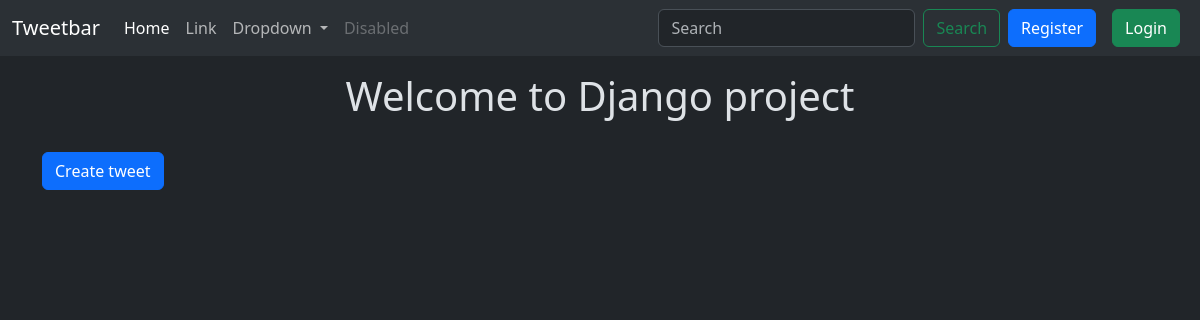
The page /tweet/ on the database as committed earlier.
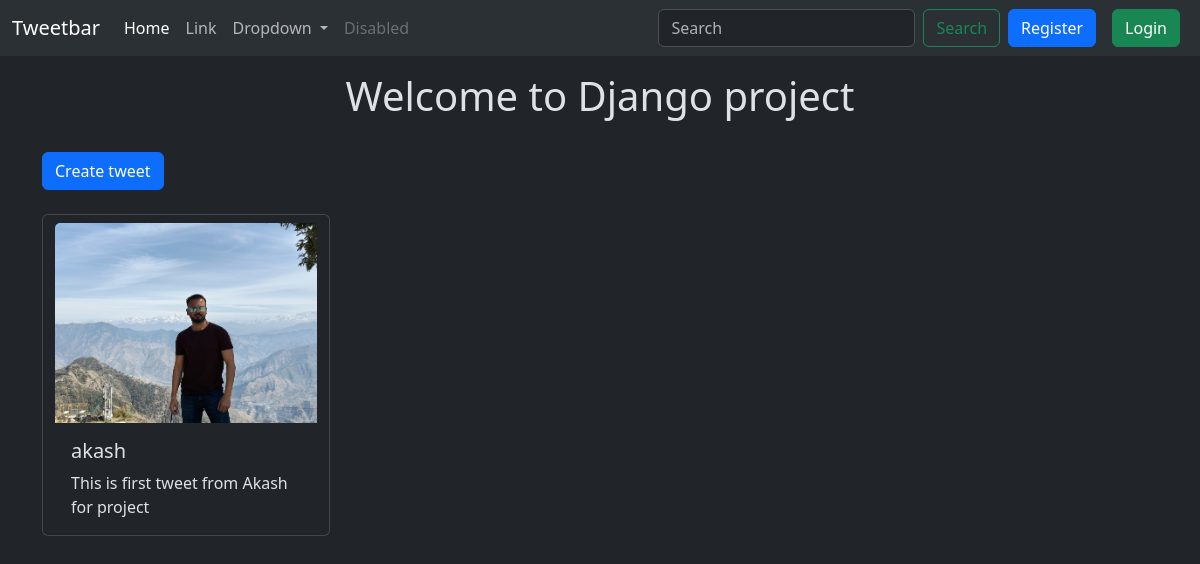
The same page on the database as committed later.
### tweet/models.py (models this page shows, shortened)
class Tweet(models.Model):
    user = models.ForeignKey(User, on_delete=models.CASCADE)
    text = models.TextField(max_length=240)
    photo = models.ImageField(upload_to='photos/', blank=True, null=True)
    created_at = models.DateTimeField(auto_now_add=True)
    updated_at = models.DateTimeField(auto_now=True)

### tweet/views.py (the view)
# urls.py: path('', views.tweet_list, name = 'tweet_list'),
def tweet_list(request):
    query = request.GET.get('q')
    if query:
        tweets = Tweet.objects.filter(user__username__icontains=query)
    else:
        tweets = Tweet.objects.all().order_by('-created_at')
    return render(request, 'tweet_list.html', {'tweets': tweets})

### tweet/templates/tweet_list.html (shortened to what this page needs)
{% extends "layout.html" %}
{% block content %}
<h1 class="text-center  mt-3">Welcome to Django project</h1>
<a href="{% url "create_tweet" %}" class="btn btn-primary mt-4">Create tweet</a>
<div class="container row gap-3 mt-4 bt-2">
    {% for tweet in tweets   %}
    <div class="card" style="width: 18rem;">
        <img src="{{ tweet.photo.url }}" class="card-img-top mt-2 img-fluid" style="height: 200px; object-fit: cover;" alt="...">
        <div class="card-body">
          <h5 class="card-title">{{tweet.user.username}}</h5>
          <p class="card-text">{{tweet.text}}</p>
        </div>
      </div>
    {% endfor %}
</div>
{% endblock %}

### templates/layout.html (shortened to what this page needs)
{% load static %}
<!DOCTYPE html>
<html lang="en" data-bs-theme="dark">
<head>
    <link href="https://cdn.jsdelivr.net/npm/bootstrap@5.3.6/dist/css/bootstrap.min.css" rel="stylesheet">
</head>
<body>
    <nav class="navbar navbar-expand-lg bg-body-tertiary">
        <div class="container-fluid">
          <a class="navbar-brand" href="{% url "tweet_list" %}">Tweetbar</a>
          <div class="collapse navbar-collapse" id="navbarSupportedContent">
            <ul class="navbar-nav me-auto mb-2 mb-lg-0">
              <li class="nav-item">
                <a class="nav-link active" aria-current="page" href="#">Home</a>
              </li>
              <li class="nav-item">
                <a class="nav-link" href="#">Link</a>
              </li>
              <li class="nav-item dropdown">
                <a class="nav-link dropdown-toggle" href="#" role="button" data-bs-toggle="dropdown" aria-expanded="false">
                  Dropdown
                </a>
              </li>
              <li class="nav-item">
                <a class="nav-link disabled" aria-disabled="true">Disabled</a>
              </li>
            </ul>
            <form class="d-flex" role="search" method="get" action="{% url 'tweet_list' %}">
              <input class="form-control me-2" type="text" name="q" placeholder="Search" aria-label="Search" value="{{ query }}"/>
              <button class="btn btn-outline-success" type="submit">Search</button>
            </form>
             {% if user.is_authenticated %}
             <form action="{% url "logout" %}" method="post">
              {% csrf_token %}
              <button class="btn btn-danger mx-2 p-1.3" type="submit">Logout</button>
             </form>
             {% else %}
             <a href="{% url "register" %}" class="btn btn-primary mx-2">Register</a>
             <a href="{% url "login" %}" class="btn btn-success mx-2">Login</a>
             {% endif %}
          </div>
        </div>
      </nav>
    <div class="container">
        {% block content %}{% endblock %}
    </div>
</body>
</html>

Rows that differ between the two databases and show on the page:
added Tweet: photo (picture), user.username "akash", text "This is first tweet from Akash for project"
